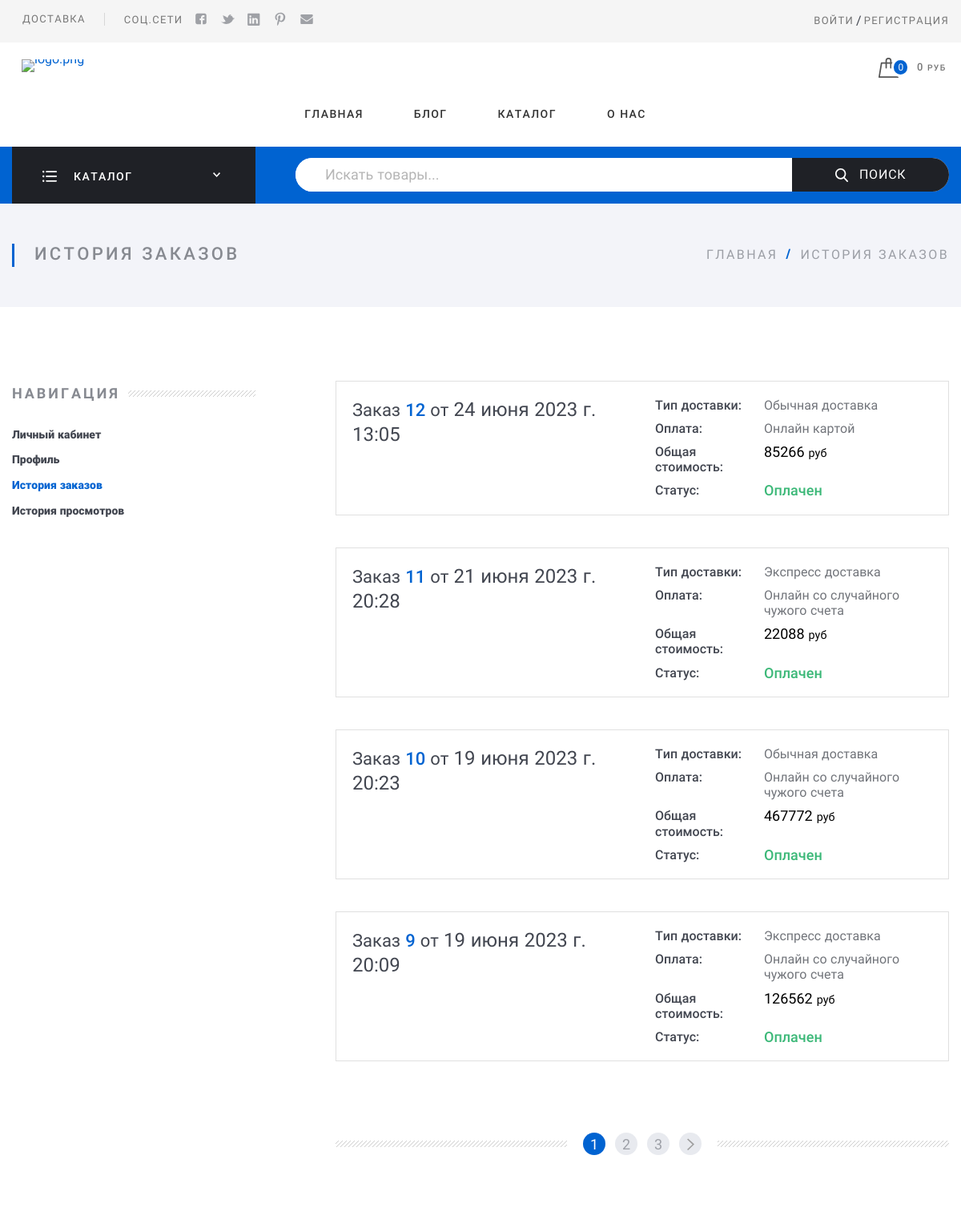
Before: /order/history/ (upper part) with the older database file.
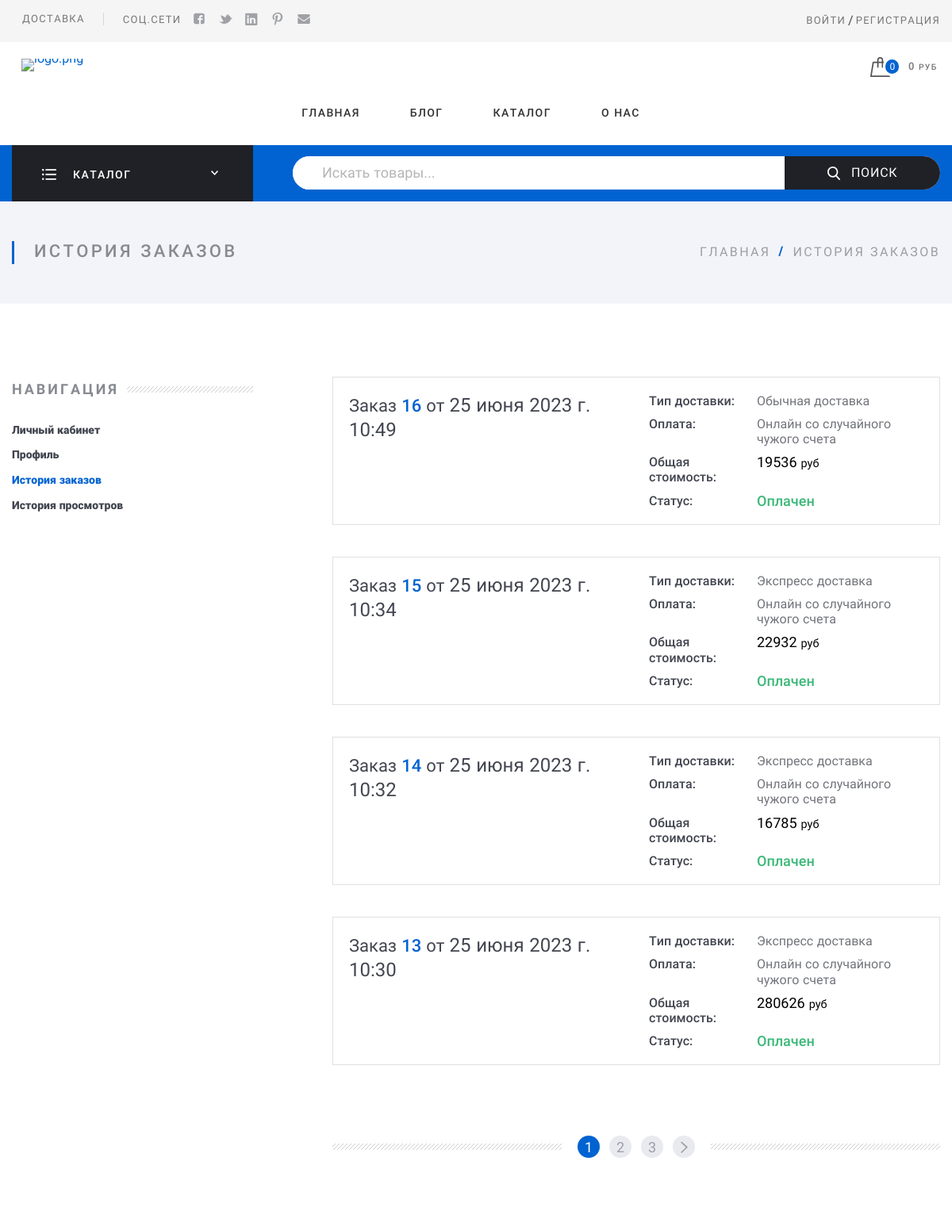
After: the same page with the newer database file.
### app_shop/models/cart_and_orders.py (models this page shows, shortened)
class Order(models.Model):
    STATUS_CHOICES = (
        (1, 'Оформлен'),
        (2, 'Не оплачен'),
        (3, 'Подтверждение оплаты'),
        (4, 'Оплачен'),
        (5, 'Доставляется'),
    )
    DELIVERY_CHOICES = (
        (1, 'Обычная доставка'),
        (2, 'Экспресс доставка'),
    )
    PAYMENT_CHOICES = (
        (1, 'Онлайн картой'),
        (2, 'Онлайн со случайного чужого счета'),
    )
    user = models.ForeignKey(User, on_delete=models.CASCADE, verbose_name='Покупатель')
    data_created = models.DateTimeField(auto_now_add=True, verbose_name='Дата оформления заказа')
    city = models.CharField(max_length=100, null=True, verbose_name='Город')
    address = models.CharField(max_length=500, null=True, verbose_name='Адрес доставки')
    delivery = models.IntegerField(choices=DELIVERY_CHOICES, default=1, verbose_name='Тип доставки')
    payment = models.IntegerField(choices=PAYMENT_CHOICES, default=1, verbose_name='Оплата')
    status = models.IntegerField(choices=STATUS_CHOICES, default=1, verbose_name='Статус')
    error_message = models.ForeignKey(PaymentErrors, on_delete=models.SET_NULL, null=True, verbose_name='Сообщение об ошибке')
    @property
    def order_cost(self) -> Dict:
        products = PurchasedProduct.objects.filter(order__id=self.id)
        amount = products.aggregate(amount=Sum(F('count') * F('price')))
        return amount['amount']
    class Meta:
        verbose_name = 'Заказ'
        verbose_name_plural = 'Заказы'
        ordering = ['-data_created']

### app_shop/views/cart_and_order.py (the view)
# urls.py: path('history/', HistoryOrderView.as_view(), name='history_order'),  # История заказов
class HistoryOrderView(ListView):
    model = Order
    template_name = '../templates/app_shop/orders/historyorder.html'
    paginate_by = 4

### app_shop/services/shop_cart/logic.py (called while the page is built)
    @classmethod
    def all_products(cls, request: HttpRequest) -> QuerySet:
        logger.debug('Возврат товаров текущего пользователя')
        user = request.user
        if user.is_authenticated:
            logger.debug('Пользователь авторизован')
            products = ProductsCartUserService.all(user=user)
        else:
            logger.debug('Пользователь НЕ авторизован')
            products = ProductsCartQuestService.all(request=request)
        return products

### app_shop/templatetags/header_tags.py (called while the page is built)
@register.simple_tag()
def output_categories() -> QuerySet:
    categories = cache.get_or_set(
        'categories',
        CategoryProduct.objects.filter(deleted=False, parent=None).order_by('id'),
        60 * config.caching_time)
    return categories

### templates/app_shop/orders/historyorder.html (shortened to what this page needs)
{% extends "app_user/account/account_base.html" %}
{% load static %}
{% block junior_header %}
    {% include "includes/junior_header.html" with title="История заказов" %}
{% endblock %}
{% block activation_status_for_order_history %}menu-item_ACTIVE{% endblock %}
{% block account_content %}
  <div class="Section-content">
    <div class="Orders">
      {% for order in object_list %}
        <div class="Order Order_anons">
          <div class="Order-personal">
            <div class="row">
              <div class="row-block">
                <a class="Order-title" href="{% url 'shop:order_detail' pk=order.id %}">Заказ&#32;
                  <span class="Order-numberOrder">{{ order.id }}</span>
                  &#32;от&#32;
                  <span class="Order-dateOrder">{{ order.data_created }}</span>
                  </a>
              </div>
              <div class="row-block">
                <div class="Order-info Order-info_delivery">
                  <div class="Order-infoType">Тип доставки:</div>
                  <div class="Order-infoContent">{{ order.get_delivery_display }}</div>
                </div>
                <div class="Order-info Order-info_pay">
                  <div class="Order-infoType">Оплата:</div>
                  <div class="Order-infoContent">{{ order.get_payment_display }}</div>
                </div>
                <div class="Order-info">
                  <div class="Order-infoType">Общая стоимость:</div>
                  <div class="Order-infoContent">
                    <span class="Order-price">{{ order.order_cost }} <small>руб</small></span>
                  </div>
                </div>
                <div class="Order-info Order-info_status">
                  <div class="Order-infoType">Статус:</div>
                    {% if order.status == 4 %}
                      <div class="Order-infoContent color-green">{{ order.get_status_display }}</div>
                    {% elif order.status == 2 %}
                      <div class="Order-infoContent discount-price">{{ order.get_status_display }}</div>
                    {% else %}
                      <div class="Order-infoContent">{{ order.get_status_display }}</div>
                    {% endif %}
                </div>
              </div>
            </div>
          </div>
        </div>
      {% endfor %}
    <div class="Pagination">
      <div class="Pagination-ins">
        {% for p in page_obj.paginator.page_range %}
          {% if page_obj.number == p %}
            <a class="Pagination-element Pagination-element_current" href="#">
              <span class="Pagination-text">{{ p }}</span>
            </a>
          {% elif p >= page_obj.number|add:-2 and p <= page_obj.number|add:2 %}
            <a class="Pagination-element" href="?page={{ p }}">
              <span class="Pagination-text">{{ p }}</span>
            </a>
          {% endif %}
        {% endfor %}
        {% if page_obj.has_next %}
          <a class="Pagination-element Pagination-element_prev" href="?page={{ page_obj.paginator.num_pages }}">
            <img src="{% static 'assets/img/icons/nextPagination.svg' %}" alt="nextPagination.svg"/>
          </a>
        {% endif %}
      </div>
    </div>
    </div>
  </div>
{% endblock %}

Changed rows visible on the page:
no longer on this page (row unchanged): Order: id "12", data_created "24 июня 2023 г. 13:05", delivery "Обычная доставка", payment "Онлайн картой", order_cost "85266", status "Оплачен"
no longer on this page (row unchanged): Order: id "11", data_created "21 июня 2023 г. 20:28", delivery "Экспресс доставка", payment "Онлайн со случайного чужого счета", order_cost "22088", status "Оплачен"
no longer on this page (row unchanged): Order: id "10", data_created "19 июня 2023 г. 20:23", delivery "Обычная доставка", payment "Онлайн со случайного чужого счета", order_cost "467772", status "Оплачен"
no longer on this page (row unchanged): Order: id "9", data_created "19 июня 2023 г. 20:09", delivery "Экспресс доставка", payment "Онлайн со случайного чужого счета", order_cost "126562", status "Оплачен"
added Order: id "16", data_created "25 июня 2023 г. 10:49", delivery "Обычная доставка", payment "Онлайн со случайного чужого счета", order_cost "19536", status "Оплачен"
added Order: id "15", data_created "25 июня 2023 г. 10:34", delivery "Экспресс доставка", payment "Онлайн со случайного чужого счета", order_cost "22932", status "Оплачен"
added Order: id "14", data_created "25 июня 2023 г. 10:32", delivery "Экспресс доставка", payment "Онлайн со случайного чужого счета", order_cost "16785", status "Оплачен"
added Order: id "13", data_created "25 июня 2023 г. 10:30", delivery "Экспресс доставка", payment "Онлайн со случайного чужого счета", order_cost "280626", status "Оплачен"
